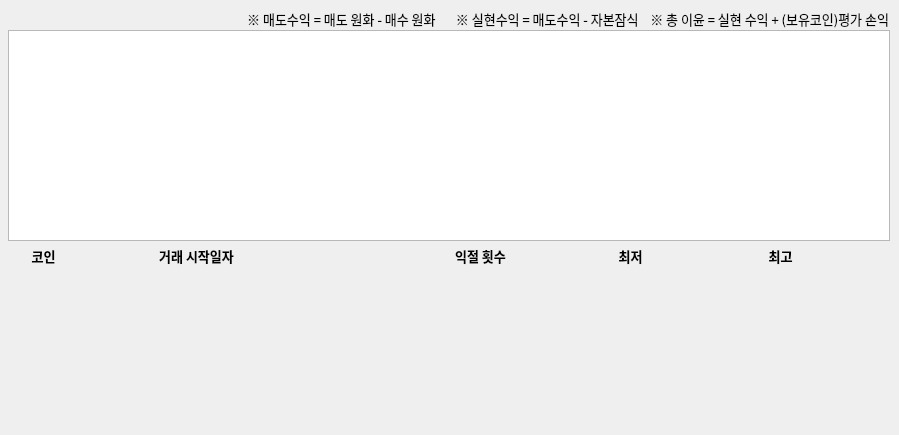
    <widget class="QWidget" name="tab_3">
     <attribute name="title">
      <string>요약 정보</string>
     </attribute>
     <widget class="QTableWidget" name="tblStatus">
      <property name="geometry">
       <rect>
        <x>8</x>
        <y>30</y>
        <width>882</width>
        <height>211</height>
       </rect>
      </property>
      <property name="font">
       <font>
        <family>맑은 고딕</family>
        <pointsize>11</pointsize>
       </font>
      </property>
      <property name="selectionBehavior">
       <enum>QAbstractItemView::SelectRows</enum>
      </property>
      <property name="sortingEnabled">
       <bool>true</bool>
      </property>
      <property name="rowCount">
       <number>0</number>
      </property>
      <attribute name="horizontalHeaderCascadingSectionResizes">
       <bool>false</bool>
      </attribute>
     </widget>
     <widget class="QLabel" name="label_11">
      <property name="geometry">
       <rect>
        <x>48</x>
        <y>3</y>
        <width>841</width>
        <height>31</height>
       </rect>
      </property>
      <property name="font">
       <font>
        <family>굴림</family>
        <pointsize>10</pointsize>
        <weight>50</weight>
        <bold>false</bold>
       </font>
      </property>
      <property name="text">
       <string>  ※ 매도수익 = 매도 원화 - 매수 원화       ※ 실현수익 = 매도수익 - 자본잠식    ※ 총 이윤 = 실현 수익 + (보유코인)평가 손익</string>
      </property>
      <property name="alignment">
       <set>Qt::AlignRight|Qt::AlignTrailing|Qt::AlignVCenter</set>
      </property>
     </widget>
     <widget class="QWidget" name="verticalLayoutWidget">
      <property name="geometry">
       <rect>
        <x>9</x>
        <y>265</y>
        <width>881</width>
        <height>161</height>
       </rect>
      </property>
      <layout class="QVBoxLayout" name="gLayout"/>
     </widget>
     <widget class="QWidget" name="horizontalLayoutWidget">
      <property name="geometry">
       <rect>
        <x>9</x>
        <y>240</y>
        <width>881</width>
        <height>31</height>
       </rect>
      </property>
      <layout class="QHBoxLayout" name="gLabelLayout">
       <item>
        <widget class="QLabel" name="lblG1">
         <property name="font">
          <font>
           <family>굴림</family>
           <pointsize>10</pointsize>
           <weight>75</weight>
           <bold>true</bold>
          </font>
         </property>
         <property name="text">
          <string>코인</string>
         </property>
         <property name="alignment">
          <set>Qt::AlignCenter</set>
         </property>
        </widget>
       </item>
       <item>
        <widget class="QLabel" name="lblGcrcy">
         <property name="minimumSize">
          <size>
           <width>50</width>
           <height>0</height>
          </size>
         </property>
         <property name="font">
          <font>
           <family>굴림</family>
           <pointsize>12</pointsize>
           <weight>50</weight>
           <bold>false</bold>
          </font>
         </property>
         <property name="text">
          <string/>
         </property>
         <property name="textFormat">
          <enum>Qt::RichText</enum>
         </property>
         <property name="alignment">
          <set>Qt::AlignLeading|Qt::AlignLeft|Qt::AlignVCenter</set>
         </property>
        </widget>
       </item>
       <item>
        <widget class="QLabel" name="lblG2">
         <property name="font">
          <font>
           <family>굴림</family>
           <pointsize>10</pointsize>
           <weight>75</weight>
           <bold>true</bold>
          </font>
         </property>
         <property name="text">
          <string>거래 시작일자</string>
         </property>
         <property name="alignment">
          <set>Qt::AlignCenter</set>
         </property>
        </widget>
       </item>
       <item>
        <widget class="QLabel" name="lblCtime">
         <property name="minimumSize">
          <size>
           <width>200</width>
           <height>0</height>
          </size>
         </property>
         <property name="font">
          <font>
           <family>굴림</family>
           <pointsize>12</pointsize>
           <weight>50</weight>
           <bold>false</bold>
          </font>
         </property>
         <property name="text">
          <string/>
         </property>
         <property name="textFormat">
          <enum>Qt::RichText</enum>
         </property>
         <property name="alignment">
          <set>Qt::AlignLeading|Qt::AlignLeft|Qt::AlignVCenter</set>
         </property>
        </widget>
       </item>
       <item>
        <widget class="QLabel" name="lblG5">
         <property name="font">
          <font>
           <family>굴림</family>
           <pointsize>10</pointsize>
           <weight>75</weight>
           <bold>true</bold>
          </font>
         </property>
         <property name="text">
          <string>익절 횟수</string>
         </property>
         <property name="alignment">
          <set>Qt::AlignCenter</set>
         </property>
        </widget>
       </item>
       <item>
        <widget class="QLabel" name="lblAskNum">
         <property name="font">
          <font>
           <family>굴림</family>
           <pointsize>12</pointsize>
           <weight>50</weight>
           <bold>false</bold>
          </font>
         </property>
         <property name="text">
          <string/>
         </property>
         <property name="textFormat">
          <enum>Qt::RichText</enum>
         </property>
         <property name="alignment">
          <set>Qt::AlignCenter</set>
         </property>
        </widget>
       </item>
       <item>
        <widget class="QLabel" name="lblG3">
         <property name="font">
          <font>
           <family>굴림</family>
           <pointsize>10</pointsize>
           <weight>75</weight>
           <bold>true</bold>
          </font>
         </property>
         <property name="text">
          <string>최저</string>
         </property>
         <property name="alignment">
          <set>Qt::AlignCenter</set>
         </property>
        </widget>
       </item>
       <item>
        <widget class="QLabel" name="lblMinPrice">
         <property name="font">
          <font>
           <family>굴림</family>
           <pointsize>12</pointsize>
           <weight>50</weight>
           <bold>false</bold>
          </font>
         </property>
         <property name="text">
          <string/>
         </property>
         <property name="textFormat">
          <enum>Qt::RichText</enum>
         </property>
         <property name="alignment">
          <set>Qt::AlignLeading|Qt::AlignLeft|Qt::AlignVCenter</set>
         </property>
        </widget>
       </item>
       <item>
        <widget class="QLabel" name="lblG4">
         <property name="font">
          <font>
           <family>굴림</family>
           <pointsize>10</pointsize>
           <weight>75</weight>
           <bold>true</bold>
          </font>
         </property>
         <property name="text">
          <string>최고</string>
         </property>
         <property name="alignment">
          <set>Qt::AlignCenter</set>
         </property>
        </widget>
       </item>
       <item>
        <widget class="QLabel" name="lblMaxPrice">
         <property name="font">
          <font>
           <family>굴림</family>
           <pointsize>12</pointsize>
           <weight>50</weight>
           <bold>false</bold>
          </font>
         </property>
         <property name="text">
          <string/>
         </property>
         <property name="textFormat">
          <enum>Qt::RichText</enum>
         </property>
         <property name="alignment">
          <set>Qt::AlignLeading|Qt::AlignLeft|Qt::AlignVCenter</set>
         </property>
        </widget>
       </item>
      </layout>
     </widget>
    </widget>
